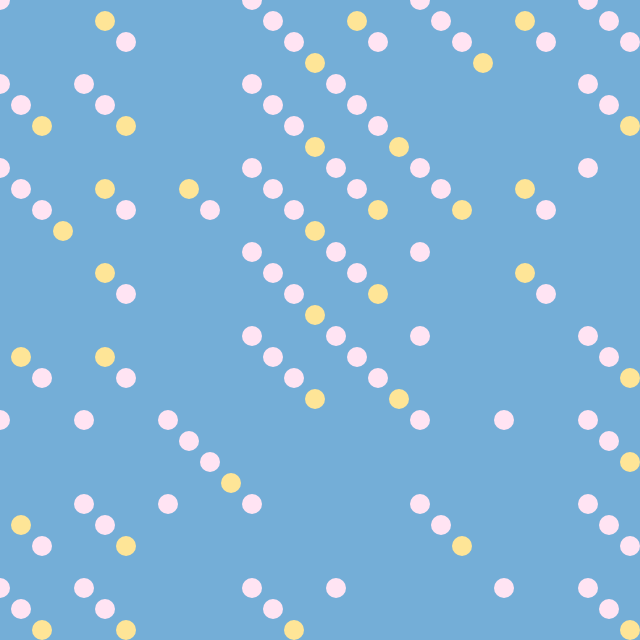
Frame 1 (no input)
Frame 60 (no input): identical to frame 1, image omitted
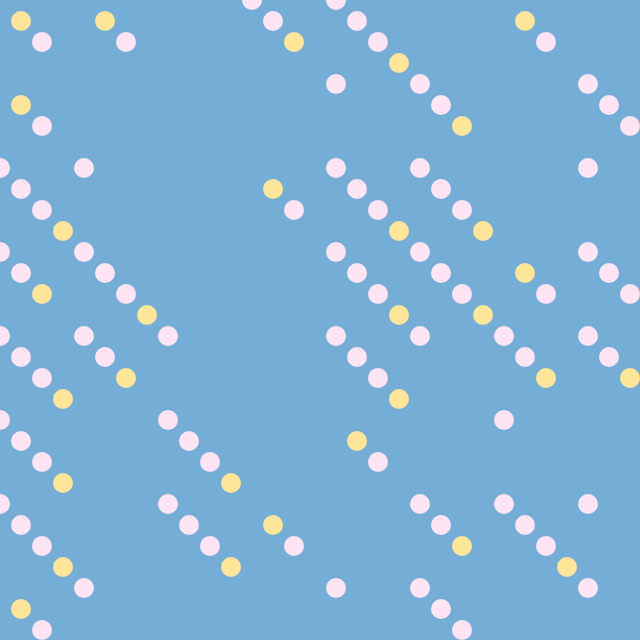
Frame 120 (the mouse pressed at the canvas centre since frame 60)

The p5.js sketch that drew these frames (run headless with seeded random() and noise() and a simulated clock; from frame 60 on, the mouse is pressed at the canvas centre):

// p5.js sketch
// ── sketch.js
function setup() {
  createCanvas(640, 640);
}

function draw() {
  // Talma, Pastel 11 Colors
  background('#74AED7'); // Ciel
  noSmooth();
  strokeWeight(20);
  noFill();
  
  randomSeed(mouseX);
  
  var c1 = '#FFE4F3'; // Pinking
  var c2 = '#FEE597'; // Yolk 
  var m=84;
  
  for (var y=0; y<height; y+=m) {
    for (var x=0; x<width; x+=m) {
      var j = round(random(6));
      if (j === 1) {
        stroke(c1);
        point(x, y);
      } else if (j === 2) {
        stroke(c1);
        point(x + 42, y + 42);
        stroke(c2);
        point(x + 21, y + 21);
      } else if (j === 3) {
        stroke(c1);
        point(x, y);
        point(x + 21, y + 21);
        stroke(c2);
        point(x + 42, y + 42);
      } else if (j === 4) {
        stroke(c1);
        point(x, y);
        point(x + 21, y + 21);
        point(x + 42, y + 42);
        stroke(c2);
        point(x + 63, y + 63);
      }
    }
  }
}
